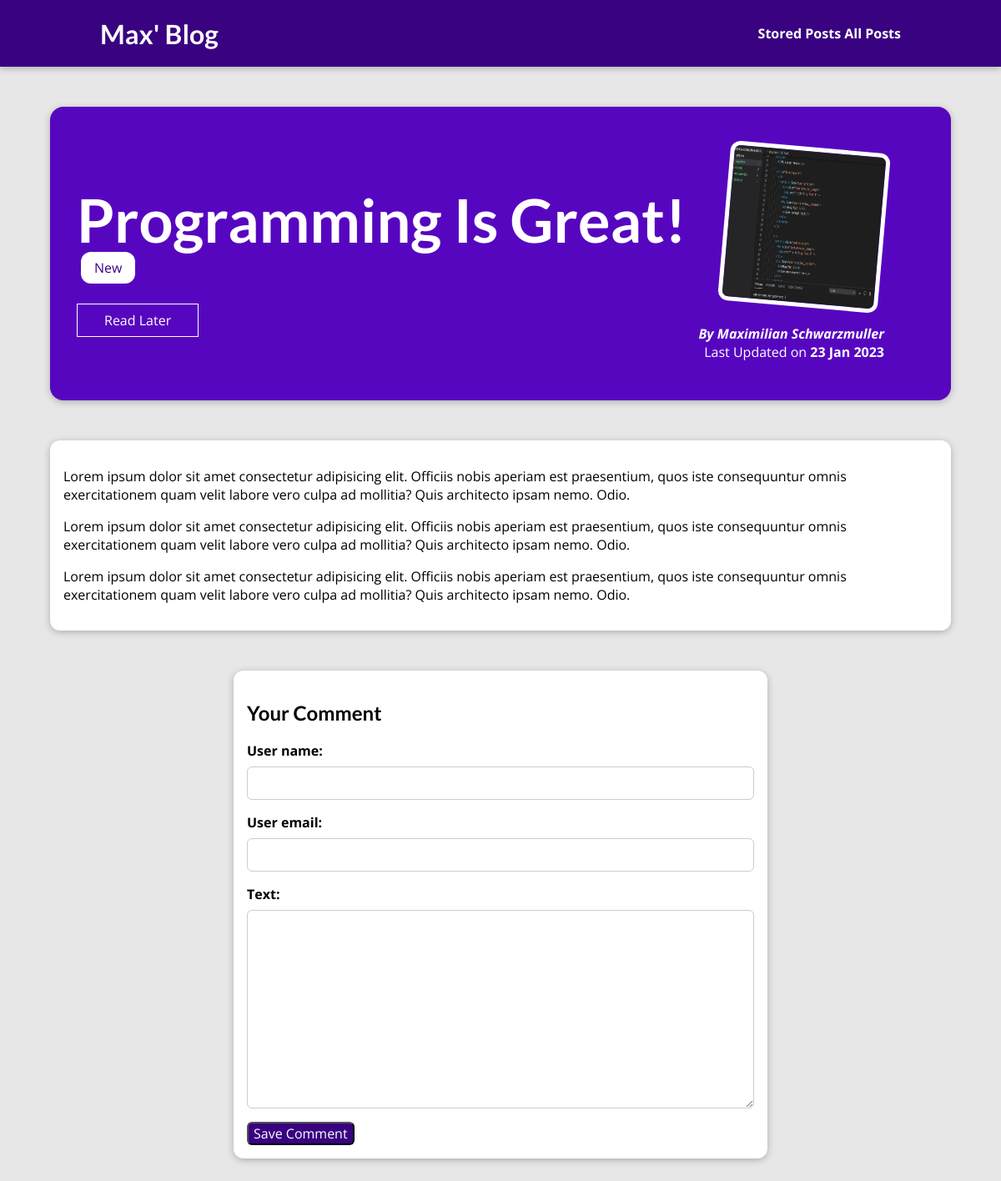
The app's page /posts/programming-is-fun, older data.
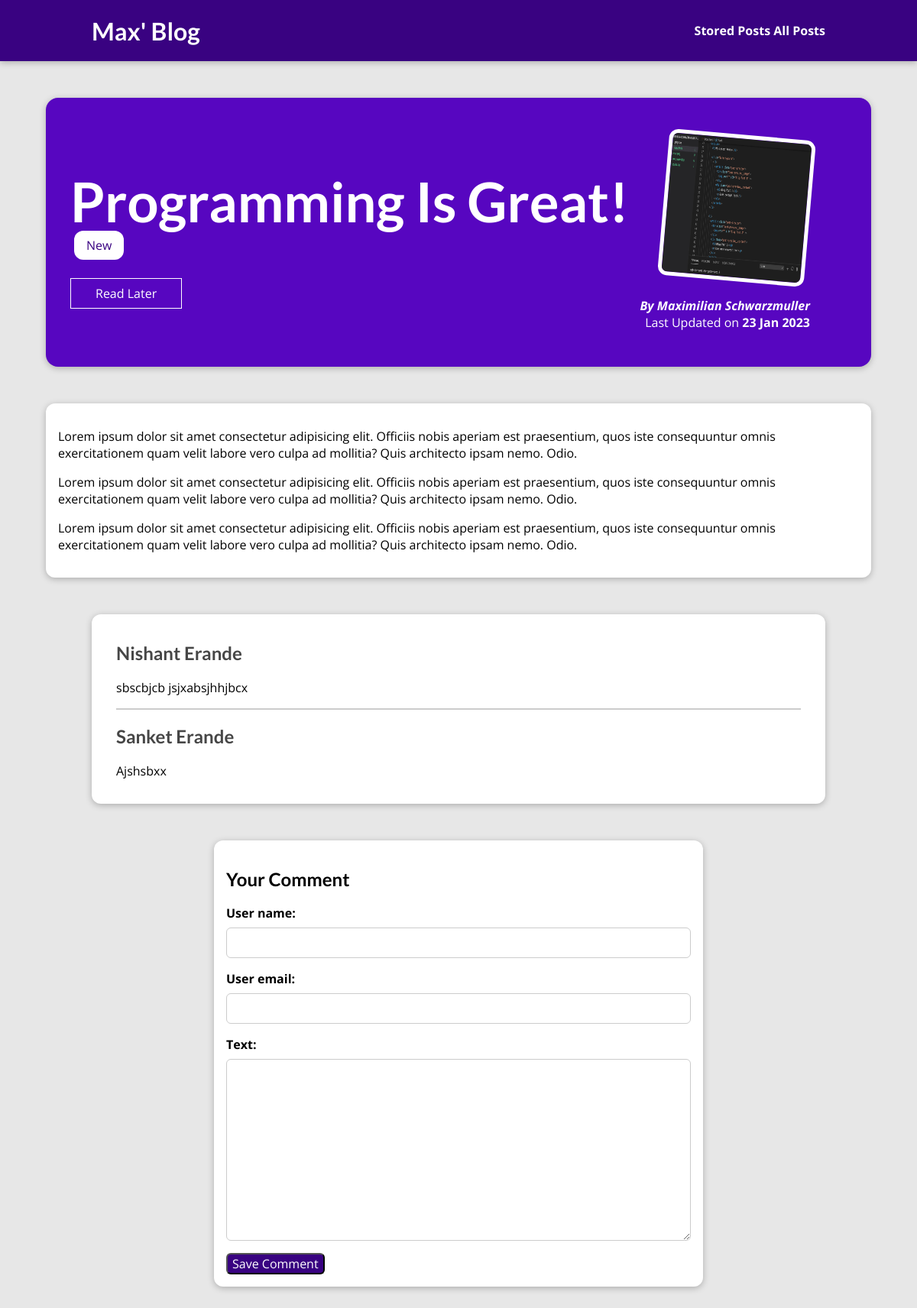
The same page, newer data.
### blog/models.py (models this page shows, shortened)
class Post(models.Model):
    title = models.CharField( max_length=125)
    excerpt = models.CharField( max_length=200)
    image = models.ImageField(upload_to="posts", null=True)
    image_name = models.CharField( max_length=100)
    date = models.DateField(auto_now=True)
    slug = models.SlugField(unique = True, db_index = True)
    content = models.TextField(validators = [MinLengthValidator(10)])
    author = models.ForeignKey(Author, on_delete=models.SET_NULL, related_name="posts", null= True)
    tags = models.ManyToManyField(Tag)

class Tag(models.Model):
    captions = models.CharField( max_length=20)
    def __str__(self):
        return self.captions

class Author(models.Model):
    first_name = models.CharField( max_length=100)
    last_name = models.CharField( max_length=100)
    email_address = models.EmailField( max_length=254)
    def full_name(self):
        return f"{ self.first_name } { self.last_name }"
    def __str__(self):
        return self.full_name()

class Comment(models.Model):
    user_name = models.CharField( max_length=120)
    user_email = models.EmailField( max_length=254)
    text = models.TextField(max_length = 400)
    post = models.ForeignKey(Post, on_delete=models.CASCADE, related_name="comments")

### blog/views.py (the view)
# urls.py: path("posts/<slug:slug>", views.SinglePostView.as_view(),
class SinglePostView(View):
    model = Post
    template_name = "blog/post-detail.html"
    def is_stored_post(self, request, post):
        stored_posts = request.session.get("stored_posts")
        if stored_posts is not None:
            post_id = post.__getattribute__("id")
            is_saved_for_later = post_id in stored_posts
        else :
            is_saved_for_later = False
        return is_saved_for_later
    def get(self, request, slug):
        post = Post.objects.get(slug = slug)
        context = {
            "post": post,
            "post_tags": post.tags.all(),
            "comment_form": CommentForm(),
            "comments": Comment.objects.filter(post=post).order_by("-id"),
            "is_saved_for_later" : self.is_stored_post( request ,post)
        }
        return render(request, "blog/post-detail.html", context)
    def post(self, request, slug):
        post = Post.objects.get(slug = slug)
        comment_form = CommentForm(request.POST)
        if comment_form.is_valid():
            comment = comment_form.save(commit=False)
            comment.post = post
            comment.save()
            return HttpResponseRedirect(reverse("post-detail-page", args=[slug]))
        context = {
            "post": post,
            "post_tags": post.tags.all(),
            "comment_form": comment_form,
            "is_saved_for_later" : self.is_stored_post( request ,post)
        }
        return render(request, "blog/post-detail.html", context)

### blog/forms.py
class CommentForm(forms.ModelForm):
    class Meta:
        model = Comment
        exclude = ["post"]
        labels = [{
            "user_name": "Your Name",
            "user_email": "Your Email",
            "text": "Your Comment",
        }]

### blog/templates/blog/post-detail.html (shortened to what this page needs)
{% extends 'base.html' %}
{% load static %}
{% block css_files %}
<link rel="stylesheet" href="{% static 'blog/post-detail.css' %}">
{% endblock %}
{% block content %}
    <section id="summary">
        <h2>{{ post.title }}</h2>
        <div>
            {% for tag in post_tags %}
            <span class="tag"> {{ tag }} </span>
            {% endfor %}
        </div>
        <div id="read-later">
            <form action=" {% url 'read-later-page' %} " method="post">
                <button>
                    {% if is_saved_for_later %}
                        Remove from "Read Later" List
                    {% else %}
                        Read Later
                    {% endif %}
                </button>
            </form>
        </div>
        <article>
            <img src="{{ post.image.url }}" alt="{{ post.title }}">
            <address>By <a href="mailto:{{ post.author.email_address }}">{{ post.author|title }}</a></address>
            <div>
                Last Updated on <time> {{ post.date|date:'d M Y' }} </time>
            </div>
        </article>
    </section>
    <main>
        {{ post.content|linebreaks }}
    </main>
    {% if comments %}
        <section id="comments">
            <ul>
                {% for comment in comments %}
                    <li>
                        <h2>{{ comment.user_name }}</h2>
                        <p>{{ comment.text }}</p>
                    </li>
                {% endfor %}
            </ul>
        </section>
    {% endif %}
    <section id="comment-form">
        <h2>Your Comment</h2>
        <form action="{% url 'post-detail-page' post.slug %}" method="post">
            {% for form_field in comment_form %}
                <div class="form-control {% if form_field.errors %} invalid {% endif %} ">
                    {{ form_field.label_tag }}
                    {{ form_field }}
                </div>
            {% endfor %}
            <button>Save Comment</button>
        </form>
    </section>
{% endblock %}

### templates/base.html (shortened to what this page needs)
{% load static %}
<!DOCTYPE html>
<html lang="en">
<head>
    <link rel="stylesheet" href="{% static 'app.css' %}">
    {% block css_files %}{% endblock %}
</head>
<body>
    <header id="main-navigation">
        <h1><a href="{% url 'starting-page' %}">Max' Blog</a></h1>
        <nav>
            <a href="{% url 'read-later-page' %}">Stored Posts</a>
            <a href="{% url 'posts-page' %}">All Posts</a>
        </nav>
    </header>
    {% block content %}{% endblock  %}
</body>
</html>

### static/app.css (style rules this page uses)
* { box-sizing: border-box; }
html { font-family: 'Open Sans', 'Lato', sans-serif; }
body { margin: 0; }
h1, h2, h3 { font-family: 'Lato', sans-serif; font-weight: bold; }
#main-navigation { width: 100%; height: 5rem; display: flex; justify-content: space-between; align-items: center; padding: 0 10%; position: absolute; top: 0; left: 0; }
#main-navigation a { text-decoration: none; color: white; font-weight: bold; }

### blog/static/blog/post-detail.css (style rules this page uses)
body { background-color: #e7e7e7; }
#main-navigation { background-color: #390281; box-shadow: 0 2px 8px rgba(0, 0, 0, 0.25); }
#summary { margin: 8rem auto 3rem auto; padding: 2rem; width: 90%; max-width: 90rem; border-radius: 16px; background-color: #5706c0; position: relative; box-shadow: 0 2px 8px rgba(0, 0, 0, 0.25); height: 22rem; }
#summary h2 { color: white; font-size: 4.5rem; margin-bottom: 0.25rem; }
#summary article { position: absolute; top: 2rem; right: 3rem; padding: 1rem 2rem; border-radius: 12px; text-align: right; color: white; }
#summary article img { width: 12rem; height: 12rem; border-radius: 12px; transform: rotateZ(5deg); border: 5px solid white; margin-bottom: 1rem; }
#summary address { font-weight: bold; }
#summary a { color: white; text-decoration: none; }
#summary time { font-weight: bold; }
#read-later { margin: 2rem 0; }
#read-later button { background-color: transparent; border: 1px solid white; padding: 0.5rem 2rem; font: inherit; color: white; }
main { width: 90%; max-width: 90rem; margin: 3rem auto; background-color: white; padding: 1rem; border-radius: 12px; box-shadow: 0 2px 8px rgba(0, 0, 0, 0.25); }
.tag { background-color: white; color: #390281; padding: 0.5rem 1rem; border-radius: 12px; margin: 5px; }
#comment-form { margin: 3rem auto; width: 90%; max-width: 40rem; border-radius: 12px; background-color: white; box-shadow: 0 2px 8px rgba(0, 0, 0, 0.25); padding: 1rem; }
#comment-form button { font: inherit; background-color: #390281; color:white; border: 1px solid 1.5rem; border-radius: 6px; cursor: pointer; }
.form-control { margin-bottom: 1rem; }
.form-control label { font-weight: bold; margin-bottom: 0.5rem; display: block; }
.form-control input, .form-control textarea { display: block; width: 100%; font: inherit; padding: 0.5rem; border-radius: 6px; border: 1px solid #ccc; }
#comments { margin: 3rem auto; width: 90%; max-width: 60rem; border-radius: 12px; background-color: white; box-shadow: 0 2px 8px rgba(0, 0, 0, 0.25); padding: 1rem 2rem; }
#comments ul { list-style: none; margin: 0; padding: 0; }
#comments li { margin-bottom: 1rem; border-bottom: 2px solid #ccc; }
#comments li:last-of-type { border-bottom: none; }
#comments h2 { color: #464646; }

Row changes from the older to the newer data that the page shows:
added Comment: user_name "Nishant Erande", text "sbscbjcb jsjxabsjhhjbcx"
added Comment: user_name "Sanket Erande", text "Ajshsbxx"
